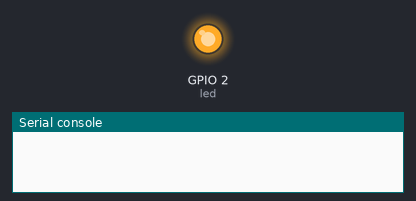
A program run on a simulated ESP32 board running MicroPython. On the bench: output pins drawn as LEDs (lit = HIGH), the last lines printed to the serial console. Deep sleep restarts the program when it ends.

Above: at 0.5 s.
At 8.6 s:
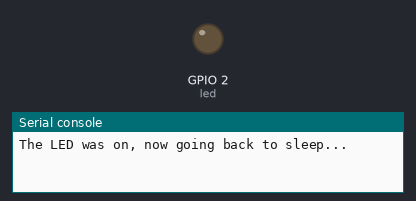
Timing chart, 0 to 21.2 s (numbered marks = the images above):
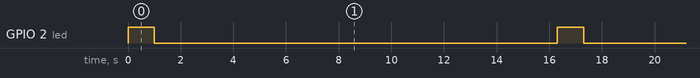

Measured:
- by itself, GPIO 2 (led): alternates HIGH for 1.0 s and LOW for 15.3 s

The program:

DeepSleep_Exemplo.py
```python
# (licence header left out)
# DeepSleep Example with Micropython
# the ESP32 is in deep sleep mode for 10 seconds, then it
# wakes up, blinks an LED, and goes back to sleep

from machine import deepsleep, Pin
from time import sleep

led = Pin(2, Pin.OUT)

# blink LED
led.value(1)
sleep(1)
led.value(0)
# wait 5 seconds so that we catch the ESP awake
sleep(5)


print('The LED was on, now going back to sleep...')

# sleep for 10 seconds (10000 miliseconds)
deepsleep(10000)
```
